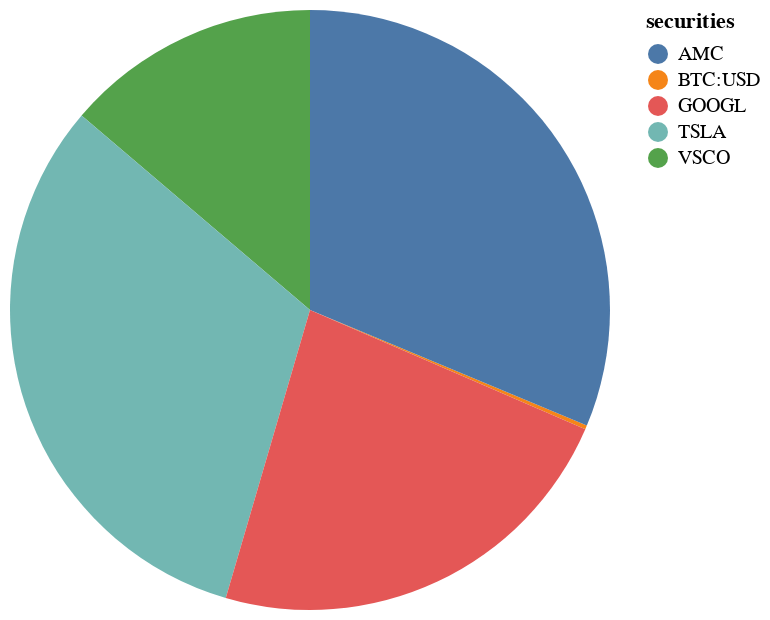

Write notebook code for a chart like this one.
### Markdown cell above
### Portfolio Pie Chart

### Code cell
one = size_portfolio_df['securities']
two = size_portfolio_df['position_size']
user_in_holdings = portfolio_piechart(one, two)
user_in_holdings

### Figure 1 — Vega-Lite specification as saved in the notebook (floating-point values rounded to 4 significant figures)
{"config": {"view": {"continuousWidth": 300, "continuousHeight": 300}}, "data": {"name": "data-597faa6a8e7e55664d1d057fae58bb8a"}, "mark": {"type": "arc"}, "encoding": {"color": {"field": "securities", "type": "nominal"}, "theta": {"field": "position_size", "type": "quantitative"}, "tooltip": [{"field": "securities", "type": "nominal"}, {"field": "position_size", "type": "quantitative"}]}, "$schema": "https://vega.github.io/schema/vega-lite/v5.15.1.json", "datasets": {"data-597faa6a8e7e55664d1d057fae58bb8a": [{"securities": "BTC:USD", "position_size": 57.75}, {"securities": "AMC", "position_size": 8716.0}, {"securities": "VSCO", "position_size": 3837.0}, {"securities": "TSLA", "position_size": 8827.0}, {"securities": "GOOGL", "position_size": 6413.0}]}}
